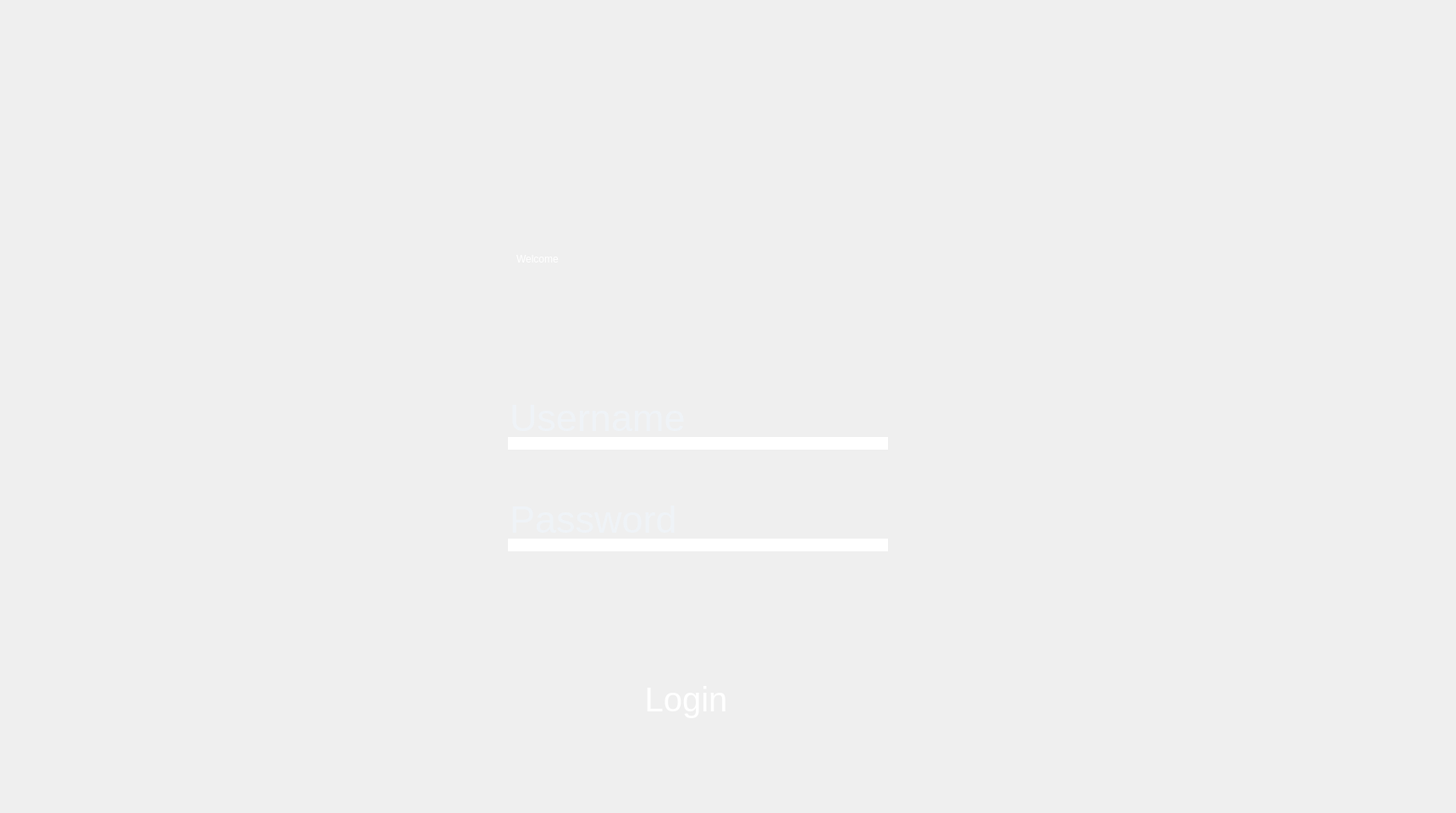
    <widget class="QWidget" name="page_2">
     <widget class="QLineEdit" name="username">
      <property name="geometry">
       <rect>
        <x>600</x>
        <y>470</y>
        <width>449</width>
        <height>61</height>
       </rect>
      </property>
      <property name="cursor">
       <cursorShape>IBeamCursor</cursorShape>
      </property>
      <property name="styleSheet">
       <string notr="true">QLineEdit {
	
background:transparent;
border:none;
color:#f0f8ff;
border-bottom:15px solid #ffffffff;
font-size:45px;
font-family:Arial, Helvetica, sans-serif;
}</string>
      </property>
      <property name="text">
       <string/>
      </property>
      <property name="placeholderText">
       <string>Username</string>
      </property>
     </widget>
     <widget class="QLabel" name="label_16">
      <property name="geometry">
       <rect>
        <x>940</x>
        <y>410</y>
        <width>131</width>
        <height>121</height>
       </rect>
      </property>
      <property name="text">
       <string/>
      </property>
      <property name="pixmap">
       <pixmap>../aaa.png</pixmap>
      </property>
      <property name="scaledContents">
       <bool>true</bool>
      </property>
     </widget>
     <widget class="QPushButton" name="pushButton_5">
      <property name="geometry">
       <rect>
        <x>740</x>
        <y>790</y>
        <width>141</width>
        <height>71</height>
       </rect>
      </property>
      <property name="styleSheet">
       <string notr="true">QPushButton {
	
color:#ffffff;
background:	&quot;transparent&quot;;
border-radius: 15px;
font-size:40px;
font-family:Arial, Helvetica, sans-serif;
}
QPushButton:hover {
color:#fff;
border:15px;
background:#00008b;
}
</string>
      </property>
      <property name="text">
       <string>Login</string>
      </property>
     </widget>
     <widget class="QLabel" name="label_52">
      <property name="geometry">
       <rect>
        <x>610</x>
        <y>260</y>
        <width>411</width>
        <height>91</height>
       </rect>
      </property>
      <property name="styleSheet">
       <string notr="true">font: 50pt &quot;Eras Bold ITC&quot;;
color: rgb(255, 255, 255);</string>
      </property>
      <property name="text">
       <string>Welcome</string>
      </property>
     </widget>
     <widget class="QLineEdit" name="password">
      <property name="geometry">
       <rect>
        <x>600</x>
        <y>590</y>
        <width>449</width>
        <height>61</height>
       </rect>
      </property>
      <property name="cursor">
       <cursorShape>IBeamCursor</cursorShape>
      </property>
      <property name="styleSheet">
       <string notr="true">QLineEdit {
background:transparent;
border:none;
color:#f0f8ff;
border-bottom:15px solid #ffffffff;
font-size:45px;
font-family:Arial, Helvetica, sans-serif;
}</string>
      </property>
      <property name="text">
       <string/>
      </property>
      <property name="echoMode">
       <enum>QLineEdit::Password</enum>
      </property>
      <property name="placeholderText">
       <string>Password</string>
      </property>
     </widget>
     <widget class="QLabel" name="label_17">
      <property name="geometry">
       <rect>
        <x>940</x>
        <y>530</y>
        <width>151</width>
        <height>131</height>
       </rect>
      </property>
      <property name="text">
       <string/>
      </property>
      <property name="pixmap">
       <pixmap>../pas.png</pixmap>
      </property>
      <property name="scaledContents">
       <bool>true</bool>
      </property>
     </widget>
     <widget class="QLabel" name="label_18">
      <property name="geometry">
       <rect>
        <x>-40</x>
        <y>-60</y>
        <width>1711</width>
        <height>951</height>
       </rect>
      </property>
      <property name="text">
       <string/>
      </property>
      <property name="pixmap">
       <pixmap>../b.png</pixmap>
      </property>
      <property name="scaledContents">
       <bool>true</bool>
      </property>
     </widget>
     <zorder>label_18</zorder>
     <zorder>username</zorder>
     <zorder>label_16</zorder>
     <zorder>pushButton_5</zorder>
     <zorder>label_52</zorder>
     <zorder>password</zorder>
     <zorder>label_17</zorder>
    </widget>
